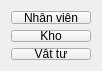
               <widget class="QWidget" name="page_4">
                <property name="geometry">
                 <rect>
                  <x>0</x>
                  <y>0</y>
                  <width>76</width>
                  <height>71</height>
                 </rect>
                </property>
                <property name="minimumSize">
                 <size>
                  <width>0</width>
                  <height>10</height>
                 </size>
                </property>
                <attribute name="icon">
                 <iconset resource="resources.qrc">
                  <normaloff>:/icons/icons/chevron-right.svg</normaloff>
                  <normalon>:/icons/icons/chevron-down.svg</normalon>:/icons/icons/chevron-right.svg</iconset>
                </attribute>
                <attribute name="label">
                 <string>Danh mục</string>
                </attribute>
                <layout class="QVBoxLayout" name="verticalLayout_23">
                 <item>
                  <widget class="QPushButton" name="nhanVienTb">
                   <property name="text">
                    <string>Nhân viên</string>
                   </property>
                  </widget>
                 </item>
                 <item>
                  <widget class="QPushButton" name="khoTb">
                   <property name="text">
                    <string>Kho</string>
                   </property>
                  </widget>
                 </item>
                 <item>
                  <widget class="QPushButton" name="vatTuTb">
                   <property name="text">
                    <string>Vật tư</string>
                   </property>
                  </widget>
                 </item>
                </layout>
               </widget>
